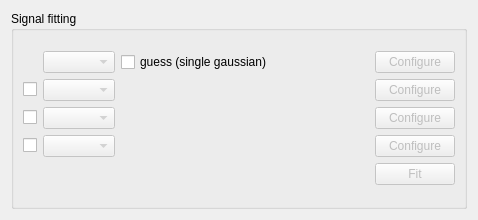
<?xml version="1.0" encoding="UTF-8"?>
<ui version="4.0">
 <class>SignalFitting</class>
 <widget class="QWidget" name="SignalFitting">
  <property name="geometry">
   <rect>
    <x>0</x>
    <y>0</y>
    <width>478</width>
    <height>220</height>
   </rect>
  </property>
  <property name="windowTitle">
   <string>Signal Fitting</string>
  </property>
  <layout class="QGridLayout" name="gridLayout_2">
   <item row="0" column="1">
    <widget class="QGroupBox" name="groupBox">
     <property name="title">
      <string>Signal fitting</string>
     </property>
     <layout class="QGridLayout" name="gridLayout_3">
      <item row="0" column="0">
       <layout class="QGridLayout" name="gridLayout">
        <item row="3" column="0">
         <widget class="QCheckBox" name="useFourth">
          <property name="text">
           <string/>
          </property>
         </widget>
        </item>
        <item row="0" column="3">
         <widget class="QPushButton" name="configureFirst">
          <property name="enabled">
           <bool>false</bool>
          </property>
          <property name="text">
           <string>Configure</string>
          </property>
         </widget>
        </item>
        <item row="0" column="1">
         <widget class="QComboBox" name="firstModelCB">
          <property name="enabled">
           <bool>false</bool>
          </property>
         </widget>
        </item>
        <item row="2" column="0">
         <widget class="QCheckBox" name="useThird">
          <property name="text">
           <string/>
          </property>
         </widget>
        </item>
        <item row="1" column="0">
         <widget class="QCheckBox" name="useSecond">
          <property name="text">
           <string/>
          </property>
         </widget>
        </item>
        <item row="3" column="3">
         <widget class="QPushButton" name="configureFourth">
          <property name="enabled">
           <bool>false</bool>
          </property>
          <property name="text">
           <string>Configure</string>
          </property>
         </widget>
        </item>
        <item row="1" column="3">
         <widget class="QPushButton" name="configureSecond">
          <property name="enabled">
           <bool>false</bool>
          </property>
          <property name="text">
           <string>Configure</string>
          </property>
         </widget>
        </item>
        <item row="2" column="3">
         <widget class="QPushButton" name="configureThird">
          <property name="enabled">
           <bool>false</bool>
          </property>
          <property name="text">
           <string>Configure</string>
          </property>
         </widget>
        </item>
        <item row="1" column="1">
         <widget class="QComboBox" name="secondModelCB">
          <property name="enabled">
           <bool>false</bool>
          </property>
         </widget>
        </item>
        <item row="2" column="1">
         <widget class="QComboBox" name="thirdModelCB">
          <property name="enabled">
           <bool>false</bool>
          </property>
         </widget>
        </item>
        <item row="3" column="1">
         <widget class="QComboBox" name="fourthModelCB">
          <property name="enabled">
           <bool>false</bool>
          </property>
         </widget>
        </item>
        <item row="4" column="3">
         <widget class="QPushButton" name="performFitPushBtn">
          <property name="enabled">
           <bool>false</bool>
          </property>
          <property name="text">
           <string>Fit</string>
          </property>
          <property name="default">
           <bool>true</bool>
          </property>
         </widget>
        </item>
        <item row="1" column="2">
         <spacer name="horizontalSpacer">
          <property name="orientation">
           <enum>Qt::Horizontal</enum>
          </property>
          <property name="sizeHint" stdset="0">
           <size>
            <width>40</width>
            <height>20</height>
           </size>
          </property>
         </spacer>
        </item>
        <item row="0" column="2">
         <layout class="QHBoxLayout" name="horizontalLayout">
          <item>
           <widget class="QCheckBox" name="guessMode">
            <property name="text">
             <string>guess (single gaussian)</string>
            </property>
            <property name="checked">
             <bool>false</bool>
            </property>
           </widget>
          </item>
          <item>
           <spacer name="horizontalSpacer_2">
            <property name="orientation">
             <enum>Qt::Horizontal</enum>
            </property>
            <property name="sizeHint" stdset="0">
             <size>
              <width>40</width>
              <height>20</height>
             </size>
            </property>
           </spacer>
          </item>
         </layout>
        </item>
       </layout>
      </item>
     </layout>
    </widget>
   </item>
  </layout>
 </widget>
 <resources/>
 <connections/>
</ui>
